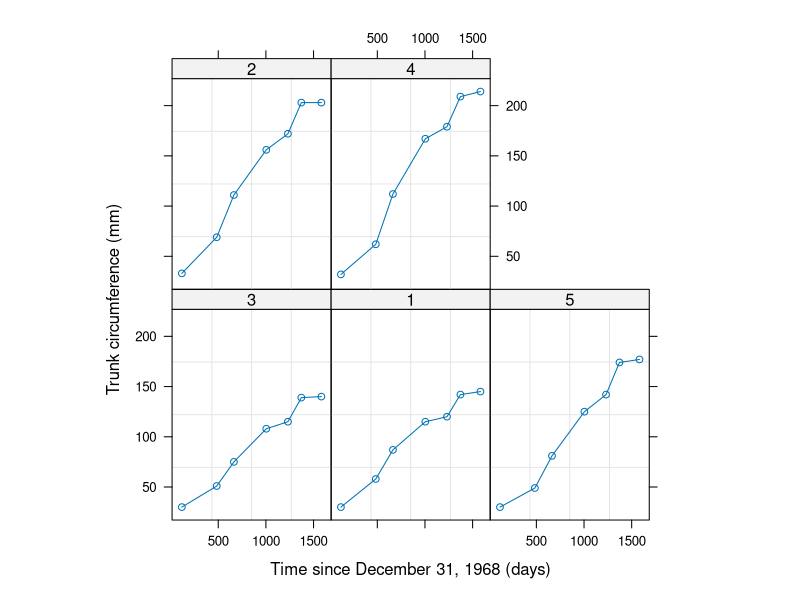
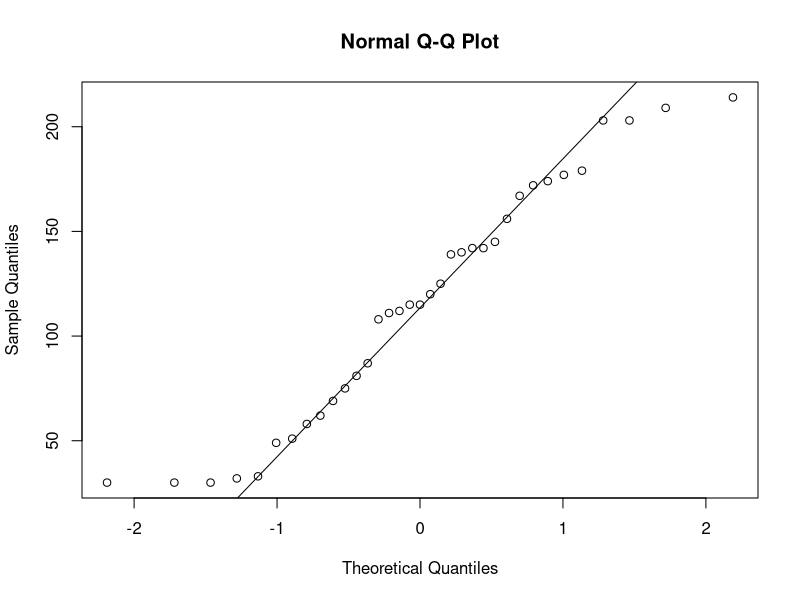
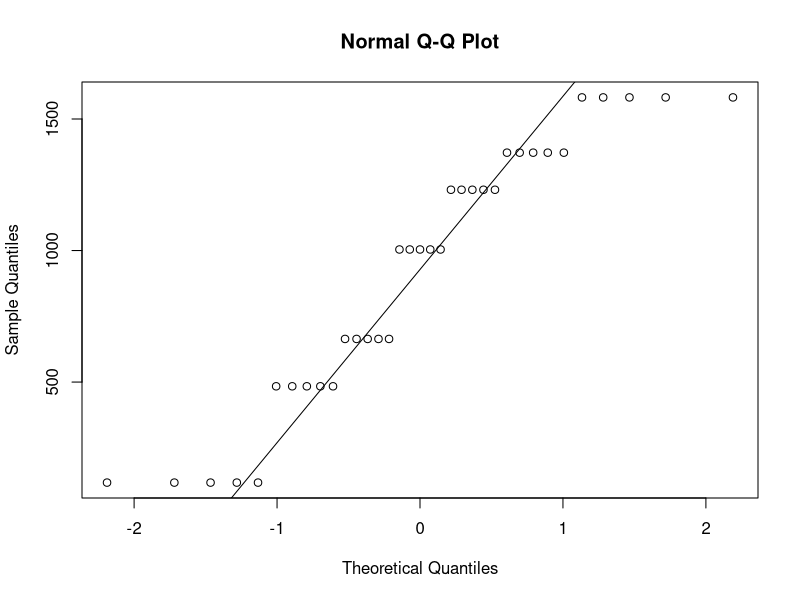
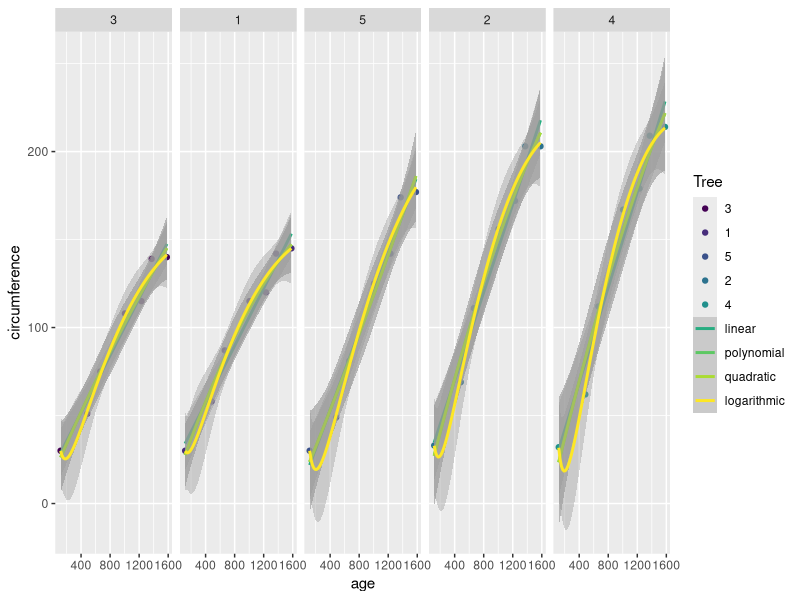
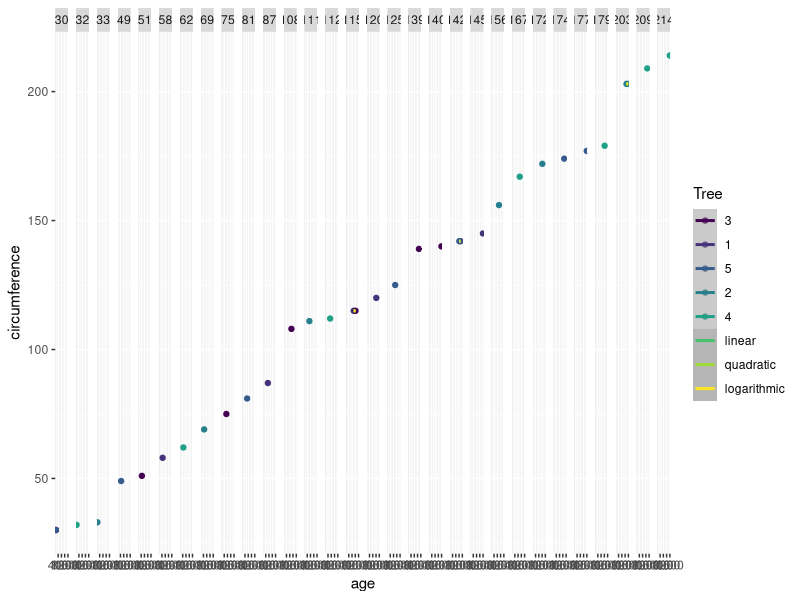

Generate these figures, in order, with R:
# Beginning Data Analysis

require(ggplot2)
require(mgcv)

# Data set

str(Orange)
summary(Orange)



plot(Orange)

# Normality Testing

qqnorm(Orange$circumference)
qqline(Orange$circumference)
shapiro.test(Orange$circumference)

qqnorm(Orange$age)
qqline(Orange$age)
shapiro.test(Orange$age)

# histogram(Orange)
# densityplot(Orange)
# boxplot(Orange)

my_gplot<- ggplot(Orange, aes(x=age, y=circumference))

my_output<-my_gplot + geom_point(aes(color=Tree)) +

# geom_smooth(method="lm", color="black", show.legend = T) +
# loess < 1,000 item dataset < gam
# geom_smooth(method="loess", color='green', show.legend = T) +
# geom_smooth(method="glm", color='blue', show.legend =  T) 
# glm generalized linear smooths
  
  geom_smooth(method='lm', aes(color='linear')) +
  geom_smooth(method='lm', formula = y ~ poly(x,2), aes(color='polynomial')) +
  geom_smooth(method="lm", formula = y ~ x + I(x^2), aes(color='quadratic')) +
  geom_smooth(method='lm', formula = y ~ x * log(x), aes(color='logarithmic'))

# Exponential not yet working  
# geom_smooth(method='lm', formula = y ~ exp(x), aes(color='exponential'))

# ggplots facets
my_output + facet_grid(. ~ Tree)

my_output + facet_grid(. ~ circumference)
# facet_wrap(~Tree)
# plot facets
#  Facet_wrap(~Tree)
# rlm, robust linear model, didn't see it work
# Use geom_smooth instead of stat_geom for all standard plots.
